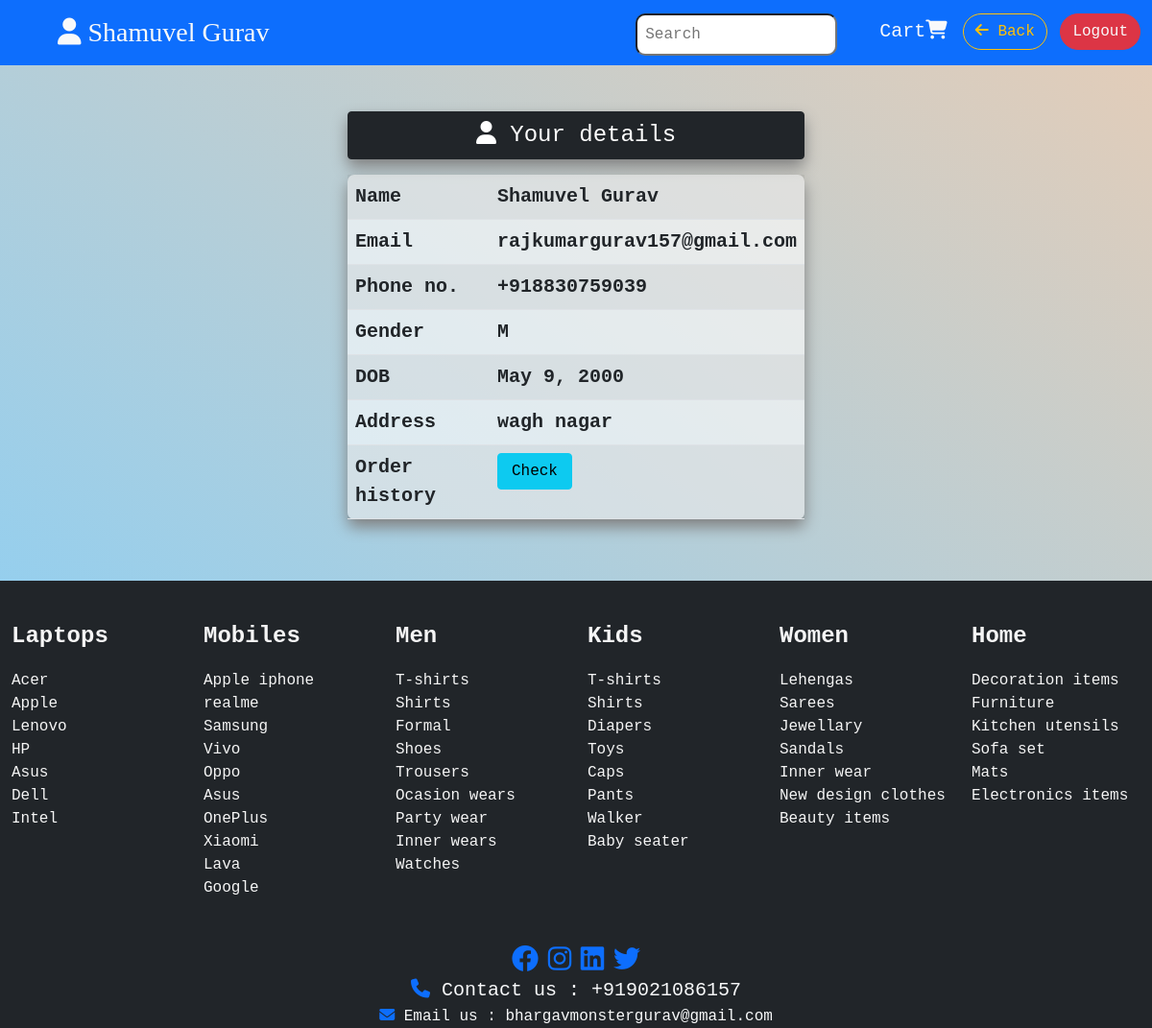
/profile/6 (signed in), run on the app's committed database.
### app/models.py (models this page shows, shortened)
class Customer(models.Model):
    GENDER = (
        ('M', 'M'),
        ('F', 'F'),
        ('T', 'T')
    )
    user = models.OneToOneField(User, on_delete=models.CASCADE)
    phone = PhoneNumberField()
    profile_pic = models.ImageField(upload_to='Profile_pics', blank=True)
    dob = models.DateField(auto_now=False, auto_now_add=False)
    address = models.TextField()
    gender = models.CharField(max_length=2, choices=GENDER)

### app/views.py (the view)
# urls.py: path('profile/<str:name>', views.profile, name='profile'),
def profile(request, name):
    user = Customer.objects.get(user=name)
    return render(request, 'profile.html', {'customer' : user})

### app/templates/profile.html (shortened to what this page needs)
{% extends 'base.html' %}
{% block nav-brand %}<i class="fas fa-user fa-1x"></i> {{ user.first_name}} {{ user.last_name }} {% endblock %}
{% block nav_block %}
<a href="{% url 'home' %}" class="btn btn-outline-warning mt-1 rounded-pill"><i class="fas fa-arrow-left"></i> Back</a>
<a class="btn btn-danger text-light ms-lg-1 mt-1 rounded-pill" data-bs-toggle='modal' data-bs-target='#logoutmodal'>Logout</a>
{% endblock %}
{% block cart %}
<li class="nav-item">
  <a class="nav-link fs-5 text-light" href="{% url 'checkout' %}">Cart<i class="fa-solid fa-cart-shopping"></i></a>
</li>
{% endblock %}
{% block data2 %}
<div class="container-fluid profile-box">
    <div class="row d-flex justify-content-center">
        <div class="col-lg-5 col-md-6 col-sm-7 my-5 fs-5">
            <div class="col-12 btn btn-dark mb-3 fs-4 table-head" data-aos="flip-up" data-aos-duration="500" data-aos-easing="ease-in-sine"><i class="fas fa-user"></i> Your details</div>
            <table class="table table-striped  profile-table fw-bold " data-aos="flip-down" data-aos-duration="500" data-aos-easing="ease-in-sine">
                <tr>
                    <td>Name</td>
                    <td>{{ user.first_name  }} {{ user.last_name }}</td>
                </tr>
                <tr>
                    <td>Email</td>
                    <td>{{ user.email }}</td>
                </tr>
                <tr>
                    <td>Phone no.</td>
                    <td>{{ customer.phone }}</td>
                </tr>
                <tr>
                    <td>Gender</td>
                    <td>{{ customer.gender }}</td>
                </tr>
                <tr>
                    <td>DOB</td>
                    <td>{{ customer.dob }}</td>
                </tr>
                <tr>
                    <td>Address</td>
                    <td>{{ customer.address }}</td>
                </tr>
                <tr>
                    <td>Order history</td>
                    <td><a href="{% url 'history_page' %}" class="btn btn-info w-25">Check</a></td>
                </tr>
            </table>
        </div>
    </div>
</div>
{% endblock data2 %}

### app/static/style.css (style rules this page uses)
* { padding: 0; margin: 0; font-family: 'Courier New', Courier, monospace; box-sizing: border-box; }
.profile-box { background-image: linear-gradient(35deg, rgba(45, 159, 220, 0.5), rgba(160, 89, 23, 0.3)); }
.profile-table { background: transparent; border-radius: 7px !important; background: rgba(255, 255, 255, .6); box-shadow: 0 8px 16px 0 gray; }
.table-head { box-shadow: 0 8px 16px 0 gray; }

### data on the page
Customer: phone "+918830759039", gender "M", dob "May 9, 2000", address "wagh nagar"

### other printed values
{{ user.first_name }} "Shamuvel"
{{ user.last_name }} "Gurav"
{{ user.email }} "rajkumargurav157@gmail.com"
